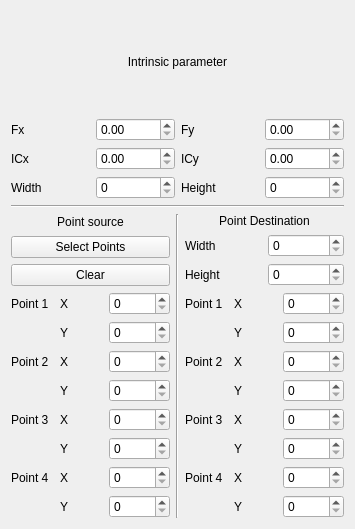
              <widget class="QWidget" name="page_5">
               <property name="geometry">
                <rect>
                 <x>0</x>
                 <y>0</y>
                 <width>355</width>
                 <height>529</height>
                </rect>
               </property>
               <attribute name="label">
                <string>Image 5</string>
               </attribute>
               <layout class="QVBoxLayout" name="verticalLayout_33">
                <item>
                 <layout class="QVBoxLayout" name="verticalLayout_29">
                  <item>
                   <widget class="QLabel" name="label_149">
                    <property name="text">
                     <string>Intrinsic parameter</string>
                    </property>
                    <property name="alignment">
                     <set>Qt::AlignCenter</set>
                    </property>
                   </widget>
                  </item>
                  <item>
                   <layout class="QGridLayout" name="gridLayout_18">
                    <item row="0" column="3">
                     <widget class="QDoubleSpinBox" name="doubleSpinBox_fy_4">
                      <property name="maximum">
                       <double>10000.000000000000000</double>
                      </property>
                     </widget>
                    </item>
                    <item row="2" column="3">
                     <widget class="QDoubleSpinBox" name="doubleSpinBox_icy_4">
                      <property name="maximum">
                       <double>10000.000000000000000</double>
                      </property>
                     </widget>
                    </item>
                    <item row="2" column="2">
                     <widget class="QLabel" name="label_150">
                      <property name="text">
                       <string>ICy</string>
                      </property>
                     </widget>
                    </item>
                    <item row="0" column="2">
                     <widget class="QLabel" name="label_151">
                      <property name="text">
                       <string>Fy</string>
                      </property>
                     </widget>
                    </item>
                    <item row="2" column="0">
                     <widget class="QLabel" name="label_152">
                      <property name="text">
                       <string>ICx</string>
                      </property>
                     </widget>
                    </item>
                    <item row="3" column="0">
                     <widget class="QLabel" name="label_153">
                      <property name="text">
                       <string>Width</string>
                      </property>
                     </widget>
                    </item>
                    <item row="3" column="2">
                     <widget class="QLabel" name="label_154">
                      <property name="text">
                       <string>Height</string>
                      </property>
                     </widget>
                    </item>
                    <item row="0" column="0">
                     <widget class="QLabel" name="label_155">
                      <property name="text">
                       <string>Fx</string>
                      </property>
                     </widget>
                    </item>
                    <item row="3" column="1">
                     <widget class="QSpinBox" name="spinBox_width_4">
                      <property name="minimumSize">
                       <size>
                        <width>70</width>
                        <height>0</height>
                       </size>
                      </property>
                      <property name="maximum">
                       <number>10000</number>
                      </property>
                     </widget>
                    </item>
                    <item row="0" column="1">
                     <widget class="QDoubleSpinBox" name="doubleSpinBox_fx_4">
                      <property name="maximum">
                       <double>10000.000000000000000</double>
                      </property>
                     </widget>
                    </item>
                    <item row="2" column="1">
                     <widget class="QDoubleSpinBox" name="doubleSpinBox_icx_4">
                      <property name="maximum">
                       <double>10000.000000000000000</double>
                      </property>
                     </widget>
                    </item>
                    <item row="3" column="3">
                     <widget class="QSpinBox" name="spinBox_height_4">
                      <property name="minimumSize">
                       <size>
                        <width>70</width>
                        <height>0</height>
                       </size>
                      </property>
                      <property name="maximum">
                       <number>10000</number>
                      </property>
                     </widget>
                    </item>
                   </layout>
                  </item>
                  <item>
                   <widget class="Line" name="line_9">
                    <property name="orientation">
                     <enum>Qt::Horizontal</enum>
                    </property>
                   </widget>
                  </item>
                  <item>
                   <layout class="QHBoxLayout" name="horizontalLayout_8">
                    <item>
                     <layout class="QVBoxLayout" name="verticalLayout_30">
                      <item>
                       <widget class="QLabel" name="label_156">
                        <property name="text">
                         <string>Point source</string>
                        </property>
                        <property name="alignment">
                         <set>Qt::AlignCenter</set>
                        </property>
                       </widget>
                      </item>
                      <item>
                       <layout class="QVBoxLayout" name="verticalLayout_31">
                        <item>
                         <widget class="QPushButton" name="button_select_point_4">
                          <property name="text">
                           <string>Select Points</string>
                          </property>
                          <property name="checkable">
                           <bool>true</bool>
                          </property>
                         </widget>
                        </item>
                        <item>
                         <widget class="QPushButton" name="button_clear_4">
                          <property name="text">
                           <string>Clear</string>
                          </property>
                         </widget>
                        </item>
                       </layout>
                      </item>
                      <item>
                       <layout class="QGridLayout" name="gridLayout_19">
                        <item row="5" column="0">
                         <widget class="QLabel" name="label_162">
                          <property name="text">
                           <string>Point 3</string>
                          </property>
                         </widget>
                        </item>
                        <item row="6" column="2">
                         <widget class="QSpinBox" name="spinBox_src_point3_y_4">
                          <property name="maximum">
                           <number>10000</number>
                          </property>
                         </widget>
                        </item>
                        <item row="2" column="2">
                         <widget class="QSpinBox" name="spinBox_src_point1_y_4">
                          <property name="maximum">
                           <number>10000</number>
                          </property>
                         </widget>
                        </item>
                        <item row="2" column="1">
                         <widget class="QLabel" name="label_160">
                          <property name="text">
                           <string>Y </string>
                          </property>
                         </widget>
                        </item>
                        <item row="3" column="2">
                         <widget class="QSpinBox" name="spinBox_src_point2_x_4">
                          <property name="maximum">
                           <number>10000</number>
                          </property>
                         </widget>
                        </item>
                        <item row="3" column="0">
                         <widget class="QLabel" name="label_164">
                          <property name="text">
                           <string>Point 2</string>
                          </property>
                         </widget>
                        </item>
                        <item row="0" column="1">
                         <widget class="QLabel" name="label_159">
                          <property name="text">
                           <string>X </string>
                          </property>
                         </widget>
                        </item>
                        <item row="8" column="1">
                         <widget class="QLabel" name="label_161">
                          <property name="text">
                           <string>Y </string>
                          </property>
                         </widget>
                        </item>
                        <item row="4" column="1">
                         <widget class="QLabel" name="label_158">
                          <property name="text">
                           <string>Y </string>
                          </property>
                         </widget>
                        </item>
                        <item row="8" column="2">
                         <widget class="QSpinBox" name="spinBox_src_point4_y_4">
                          <property name="maximum">
                           <number>10000</number>
                          </property>
                         </widget>
                        </item>
                        <item row="6" column="1">
                         <widget class="QLabel" name="label_163">
                          <property name="text">
                           <string>Y </string>
                          </property>
                         </widget>
                        </item>
                        <item row="5" column="2">
                         <widget class="QSpinBox" name="spinBox_src_point3_x_4">
                          <property name="maximum">
                           <number>10000</number>
                          </property>
                         </widget>
                        </item>
                        <item row="7" column="0">
                         <widget class="QLabel" name="label_157">
                          <property name="text">
                           <string>Point 4</string>
                          </property>
                         </widget>
                        </item>
                        <item row="0" column="0">
                         <widget class="QLabel" name="label_165">
                          <property name="text">
                           <string>Point 1</string>
                          </property>
                         </widget>
                        </item>
                        <item row="3" column="1">
                         <widget class="QLabel" name="label_166">
                          <property name="text">
                           <string>X </string>
                          </property>
                         </widget>
                        </item>
                        <item row="7" column="2">
                         <widget class="QSpinBox" name="spinBox_src_point4_x_4">
                          <property name="maximum">
                           <number>10000</number>
                          </property>
                         </widget>
                        </item>
                        <item row="4" column="2">
                         <widget class="QSpinBox" name="spinBox_src_point2_y_4">
                          <property name="maximum">
                           <number>10000</number>
                          </property>
                         </widget>
                        </item>
                        <item row="5" column="1">
                         <widget class="QLabel" name="label_168">
                          <property name="text">
                           <string>X </string>
                          </property>
                         </widget>
                        </item>
                        <item row="7" column="1">
                         <widget class="QLabel" name="label_167">
                          <property name="text">
                           <string>X </string>
                          </property>
                         </widget>
                        </item>
                        <item row="0" column="2">
                         <widget class="QSpinBox" name="spinBox_src_point1_x_4">
                          <property name="maximum">
                           <number>10000</number>
                          </property>
                         </widget>
                        </item>
                       </layout>
                      </item>
                     </layout>
                    </item>
                    <item>
                     <widget class="Line" name="line_10">
                      <property name="orientation">
                       <enum>Qt::Vertical</enum>
                      </property>
                     </widget>
                    </item>
                    <item>
                     <layout class="QVBoxLayout" name="verticalLayout_32">
                      <item>
                       <widget class="QLabel" name="label_169">
                        <property name="text">
                         <string>Point Destination</string>
                        </property>
                        <property name="alignment">
                         <set>Qt::AlignCenter</set>
                        </property>
                       </widget>
                      </item>
                      <item>
                       <layout class="QGridLayout" name="gridLayout_20">
                        <item row="0" column="0">
                         <widget class="QLabel" name="label_170">
                          <property name="text">
                           <string>Width</string>
                          </property>
                         </widget>
                        </item>
                        <item row="0" column="1">
                         <widget class="QSpinBox" name="spinBox_width_dst_4">
                          <property name="maximum">
                           <number>10000</number>
                          </property>
                         </widget>
                        </item>
                        <item row="1" column="0">
                         <widget class="QLabel" name="label_171">
                          <property name="text">
                           <string>Height</string>
                          </property>
                         </widget>
                        </item>
                        <item row="1" column="1">
                         <widget class="QSpinBox" name="spinBox_height_dst_4">
                          <property name="maximum">
                           <number>10000</number>
                          </property>
                         </widget>
                        </item>
                       </layout>
                      </item>
                      <item>
                       <layout class="QGridLayout" name="gridLayout_21">
                        <item row="6" column="1">
                         <widget class="QLabel" name="label_179">
                          <property name="text">
                           <string>Y</string>
                          </property>
                         </widget>
                        </item>
                        <item row="2" column="2">
                         <widget class="QSpinBox" name="spinBox_dst_point1_y_4">
                          <property name="maximum">
                           <number>10000</number>
                          </property>
                         </widget>
                        </item>
                        <item row="5" column="2">
                         <widget class="QSpinBox" name="spinBox_dst_point3_x_4">
                          <property name="maximum">
                           <number>10000</number>
                          </property>
                         </widget>
                        </item>
                        <item row="0" column="1">
                         <widget class="QLabel" name="label_183">
                          <property name="text">
                           <string>X</string>
                          </property>
                         </widget>
                        </item>
                        <item row="3" column="0">
                         <widget class="QLabel" name="label_182">
                          <property name="text">
                           <string>Point 2</string>
                          </property>
                         </widget>
                        </item>
                        <item row="8" column="1">
                         <widget class="QLabel" name="label_180">
                          <property name="text">
                           <string>Y</string>
                          </property>
                         </widget>
                        </item>
                        <item row="4" column="2">
                         <widget class="QSpinBox" name="spinBox_dst_point2_y_4">
                          <property name="maximum">
                           <number>10000</number>
                          </property>
                         </widget>
                        </item>
                        <item row="3" column="2">
                         <widget class="QSpinBox" name="spinBox_dst_point2_x_4">
                          <property name="maximum">
                           <number>10000</number>
                          </property>
                         </widget>
                        </item>
                        <item row="7" column="0">
                         <widget class="QLabel" name="label_172">
                          <property name="text">
                           <string>Point 4</string>
                          </property>
                         </widget>
                        </item>
                        <item row="5" column="1">
                         <widget class="QLabel" name="label_181">
                          <property name="text">
                           <string>X</string>
                          </property>
                         </widget>
                        </item>
                        <item row="0" column="0">
                         <widget class="QLabel" name="label_176">
                          <property name="text">
                           <string>Point 1</string>
                          </property>
                         </widget>
                        </item>
                        <item row="5" column="0">
                         <widget class="QLabel" name="label_174">
                          <property name="text">
                           <string>Point 3</string>
                          </property>
                         </widget>
                        </item>
                        <item row="3" column="1">
                         <widget class="QLabel" name="label_178">
                          <property name="text">
                           <string>X</string>
                          </property>
                         </widget>
                        </item>
                        <item row="4" column="1">
                         <widget class="QLabel" name="label_175">
                          <property name="text">
                           <string>Y</string>
                          </property>
                         </widget>
                        </item>
                        <item row="6" column="2">
                         <widget class="QSpinBox" name="spinBox_dst_point3_y_4">
                          <property name="maximum">
                           <number>10000</number>
                          </property>
                         </widget>
                        </item>
                        <item row="2" column="1">
                         <widget class="QLabel" name="label_173">
                          <property name="text">
                           <string>Y</string>
                          </property>
                         </widget>
                        </item>
                        <item row="7" column="2">
                         <widget class="QSpinBox" name="spinBox_dst_point4_x_4">
                          <property name="maximum">
                           <number>10000</number>
                          </property>
                         </widget>
                        </item>
                        <item row="8" column="2">
                         <widget class="QSpinBox" name="spinBox_dst_point4_y_4">
                          <property name="maximum">
                           <number>10000</number>
                          </property>
                         </widget>
                        </item>
                        <item row="7" column="1">
                         <widget class="QLabel" name="label_177">
                          <property name="text">
                           <string>X</string>
                          </property>
                         </widget>
                        </item>
                        <item row="0" column="2">
                         <widget class="QSpinBox" name="spinBox_dst_point1_x_4">
                          <property name="maximum">
                           <number>10000</number>
                          </property>
                         </widget>
                        </item>
                       </layout>
                      </item>
                     </layout>
                    </item>
                   </layout>
                  </item>
                 </layout>
                </item>
               </layout>
              </widget>
